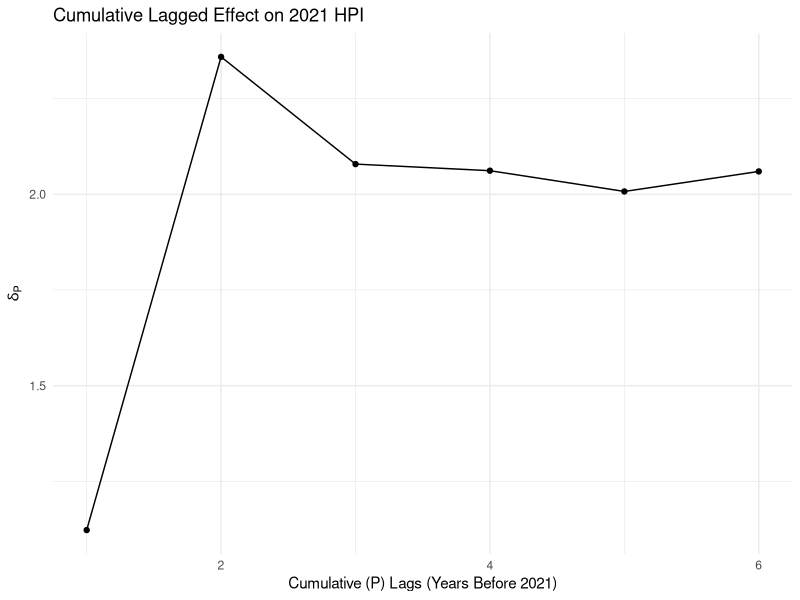

Reproduce this figure in R.
## ---- chunk 1
library(tidyverse)

covid.housing = read_csv("Data/covid_housing.csv")

housing.prices = read_csv("Data/housing_prices_full.csv")
## ---- chunk 2

## ---- chunk 3
housing.prices.reshape = housing.prices %>% 
  select(zip, year, hpi) %>%
    pivot_wider(names_from = year, values_from = hpi, 
                names_glue="{.value}_{year}")
housing.prices.reshape[colnames(housing.prices.reshape)
                       [colSums(is.na(housing.prices.reshape)) > 0]] ->
  housing.prices.reshape

hpi.years = rev(setdiff(colnames(housing.prices.reshape)
                        [str_detect(colnames(housing.prices.reshape), "hpi")],
                    c("hpi_2022", "hpi_2021")))

deltas = c()
alpha = 0.1
significant = T
index = 1
while(significant){
  hpi.year.lm = lm(hpi_2021 ~ ., housing.prices.reshape[c("hpi_2021",
                                                          hpi.years[1:index])])
  deltas = c(deltas, summary(hpi.year.lm)$coefficients[2])
  significant = all(summary(hpi.year.lm)$coefficients[2:(index+1),"Pr(>|t|)"] 
                    < alpha)
  index = index + 1
}

ggplot(mapping=aes(x=1:(index-1), y=deltas))+
  geom_point()+
  geom_line()+
  ylab(expression(delta[P]))+
  xlab("Cumulative (P) Lags (Years Before 2021)")+
  labs(title="Cumulative Lagged Effect on 2021 HPI")+
  theme_minimal()
